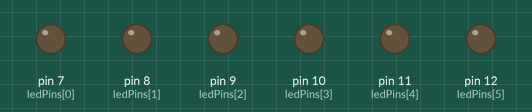
Simulated run of this sketch. Board: Arduino Uno, built with avr-gcc and run on an emulated ATmega328P. Parts: output pins drawn as LEDs (lit = HIGH).

Above: at 5.0 s.
At 15.0 s:
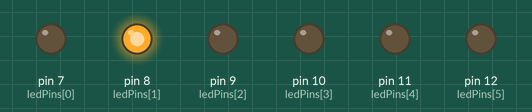
At 25.0 s:
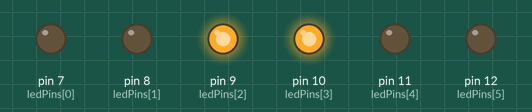
At 35.0 s:
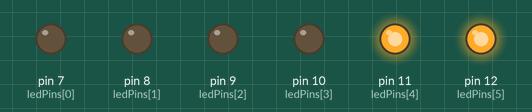
Timing chart, 0 to 52.0 s (numbered marks = the images above):
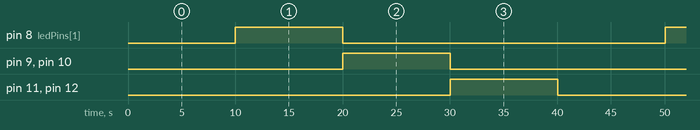

The sketch:

HomeworkW11.ino
```cpp
const int ledPins[] = {7, 8, 9, 10, 11, 12}; // LED pins

void setup() {
  for (int i = 0; i < 6; i++) {
    pinMode(ledPins[i], OUTPUT);
    digitalWrite(ledPins[i], LOW);
  }
}

void loop() {
  unsigned long currentMillis = millis();
  int elapsedSeconds = (currentMillis / 1000) % 40; // calculate elapsed seconds


  for (int i = 0; i < 6; i++) {
    if ((elapsedSeconds >= 10 && elapsedSeconds < 20 && i == 1) ||          // D7 lit at 10-19 seconds
        (elapsedSeconds >= 20 && elapsedSeconds < 30 && (i == 2 || i == 3)) || // D8 and D9 lit at 20-29 seconds
        (elapsedSeconds >= 30 && elapsedSeconds < 40 && (i == 4 || i == 5 || i == 6))) { // D10, D11, and D12 lit at 30-39 seconds
      digitalWrite(ledPins[i], HIGH); // Turn on the LED
    } else {
      digitalWrite(ledPins[i], LOW); // Turn off the LED
    }
  }

  delay(100);
}
```

Measured:
- by itself, pin 8 (ledPins[1]), pin 9 (ledPins[2]), pin 10 (ledPins[3]), pin 11 (ledPins[4]), pin 12 (ledPins[5]): alternates HIGH for 10.0 s and LOW for 30.0 s
- by itself, everything shown: repeats every 40.0 s, in 4 steps
